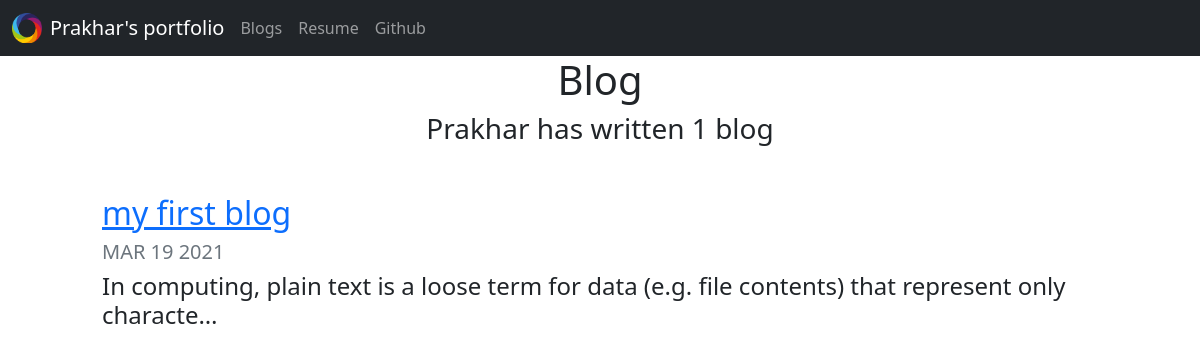
Screenshot of /blog/ with the database file from the repository.
### blog/models.py (models this page shows, shortened)
class Blog(models.Model):
    title=models.CharField(max_length=200)
    description=models.TextField()
    date=models.DateField()

### blog/views.py (the view)
# urls.py: path('', views.all_blogs,name='all_blogs'),
def all_blogs(request):
    blogs=Blog.objects.order_by('-date')
    return render(request,'blog/all_blogs.html',{'blogs':blogs})

### blog/templates/blog/all_blogs.html
{% extends 'portfolio/base.html' %}
{% block content %}
<h1 id="blogtitle" class="font-weight-bold text-center">Blog</h1>
<h3 class="text-center mb-5">Prakhar has written {{ blogs.count }} blog{{ blogs.count|pluralize }}</h3>
{% for blog in blogs %}
<div class="row justify-content-center my-3">
  <div class="col-md-10">
    <a href="{% url 'blog:detail' blog.id %}">
      <h2>{{ blog.title }}</h2>
    </a>
    <h5 class="text-muted">{{ blog.date|date:'M d Y'|upper }}</h5>
    <h4>{{ blog.description|striptags|truncatechars:100 }}</h4>
  </div>
</div>
{% endfor %}
{% endblock %}

### portfolio/templates/portfolio/base.html (shortened to what this page needs)
  <!doctype html>
  <html lang="en">
    <head>
      <link href="https://cdn.jsdelivr.net/npm/bootstrap@5.0.0-beta2/dist/css/bootstrap.min.css" rel="stylesheet">
     </head>
     <body>
       {% load static %}
  <nav class="navbar navbar-expand-lg navbar-dark bg-dark">
  <div class="container-fluid">
    <img src="{% static "portfolio/Logo.png" %}" width="30" height="30" class="d-inline-block align-top" alt="Prakhar's Logo">
    <a class="navbar-brand mx-2" href="{% url 'home' %}"> Prakhar's portfolio</a>
  <div class="collapse navbar-collapse" id="navbarSupportedContent">
    <ul class="navbar-nav me-auto mb-2 mb-lg-0">
        <li class="nav-item">
        <a class="nav-link" href="{% url 'blog:all_blogs' %}">Blogs</a>
      </li>
      <li class="nav-item">
        <a class="nav-link" href="{% static 'portfolio/resume.pdf' %}">Resume</a>
      </li>
      <li class="nav-item">
      <a class="nav-link" href="https://github.com/PrakharBakshi">Github</a>
    </li>
    </ul>
      </div>
    </div>
    </nav>
{% block content %}{% endblock %}
  </body>
</html>

### rows the page displays
Blog: title "my first blog", date "MAR 19 2021", description "In computing, plain text is a loose term for data (e.g. file contents) that represent only characte…"

### other values shown
{{ blogs.count }} "1"
